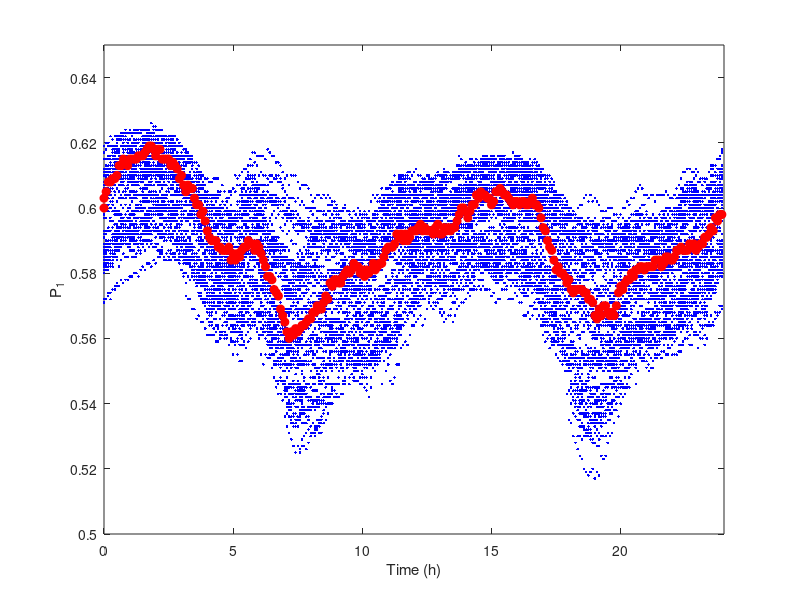
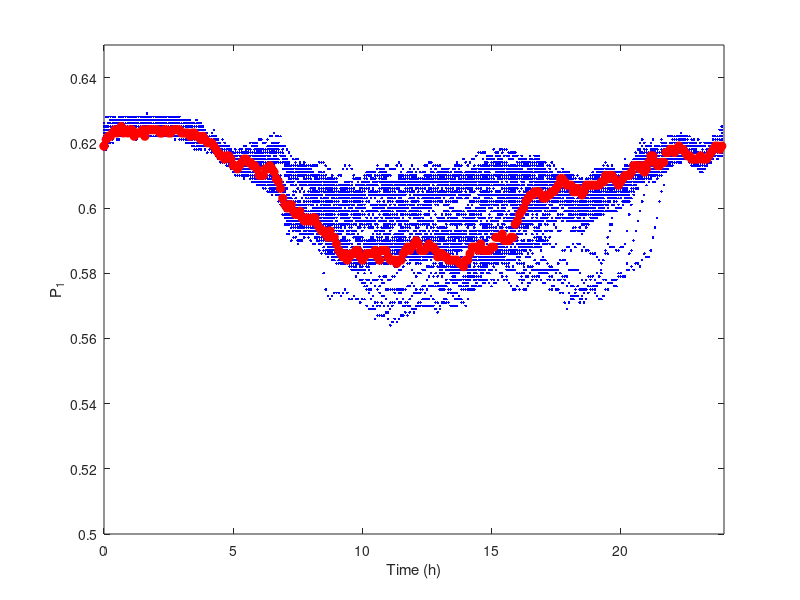
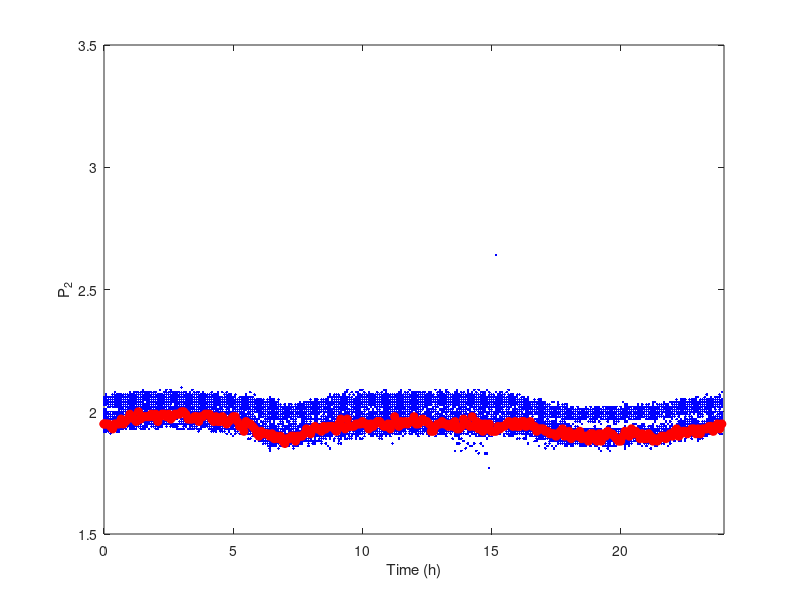
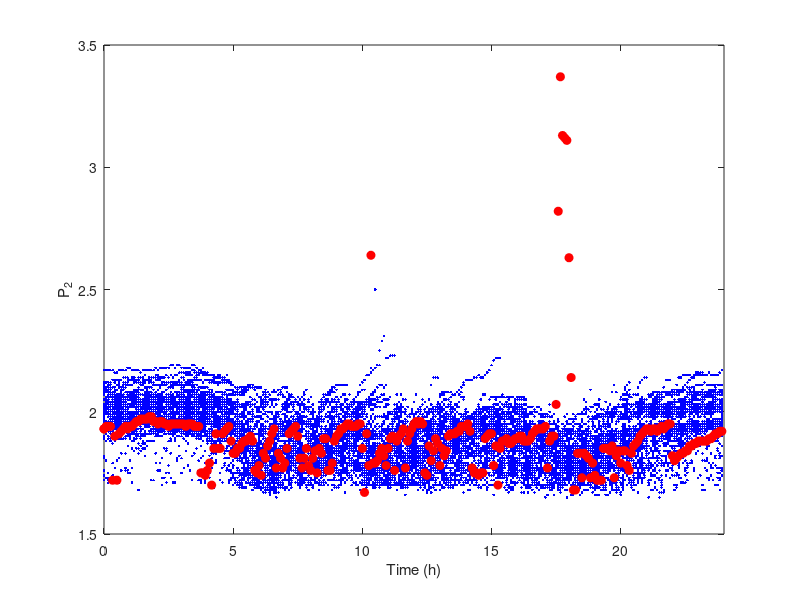

MATLAB code for these plots, in order:
close all;
clear all
%%%%
%%
load('2016_Dataset1.mat')
indexEvent1=[8353:8353+288];
normal1=1:indexEvent1(1);
normal2=indexEvent1(end)+1:length(t);

figure(1);hold
plot(t(normal1)*24,p1(normal1),'.b')
plot(t(normal2)*24,p1(normal2),'.b')
plot(t(indexEvent1)*24,p1(indexEvent1),'or','Markerfacecolor','r')
xlabel('Time (h)')
ylabel('P_1')
xlim([0,24])
ylim([0.5,0.65])
box on
%%
load('2016_Dataset2.mat')
indexEvent1=[8929:8929+288];
normal1=1:indexEvent1(1);
normal2=indexEvent1(end)+1:length(t);

figure(2);hold
plot(t(normal1)*24,p1(normal1),'.b')
plot(t(normal2)*24,p1(normal2),'.b')
plot(t(indexEvent1)*24,p1(indexEvent1),'or','Markerfacecolor','r')
xlabel('Time (h)')
ylabel('P_1')
xlim([0,24])
ylim([0.5,0.65])
box on
%%

%%%%
%%%%
%%%%

%%%%
%%
load('2016_Dataset1.mat')
indexEvent1=[8353:8353+288];
normal1=1:indexEvent1(1);
normal2=indexEvent1(end)+1:length(t);

figure(11);hold
plot(t(normal1)*24,p2(normal1),'.b')
plot(t(normal2)*24,p2(normal2),'.b')
plot(t(indexEvent1)*24,p2(indexEvent1),'or','Markerfacecolor','r')
xlabel('Time (h)')
ylabel('P_2')
xlim([0,24])
ylim([1.5,3.5])
box on
%%
load('2016_Dataset2.mat')
indexEvent1=[8929:8929+288];
normal1=1:indexEvent1(1);
normal2=indexEvent1(end)+1:length(t);

figure(12);hold
plot(t(normal1)*24,p2(normal1),'.b')
plot(t(normal2)*24,p2(normal2),'.b')
plot(t(indexEvent1)*24,p2(indexEvent1),'or','Markerfacecolor','r')
xlabel('Time (h)')
ylabel('P_2')
xlim([0,24])
ylim([1.5,3.5])
box on
